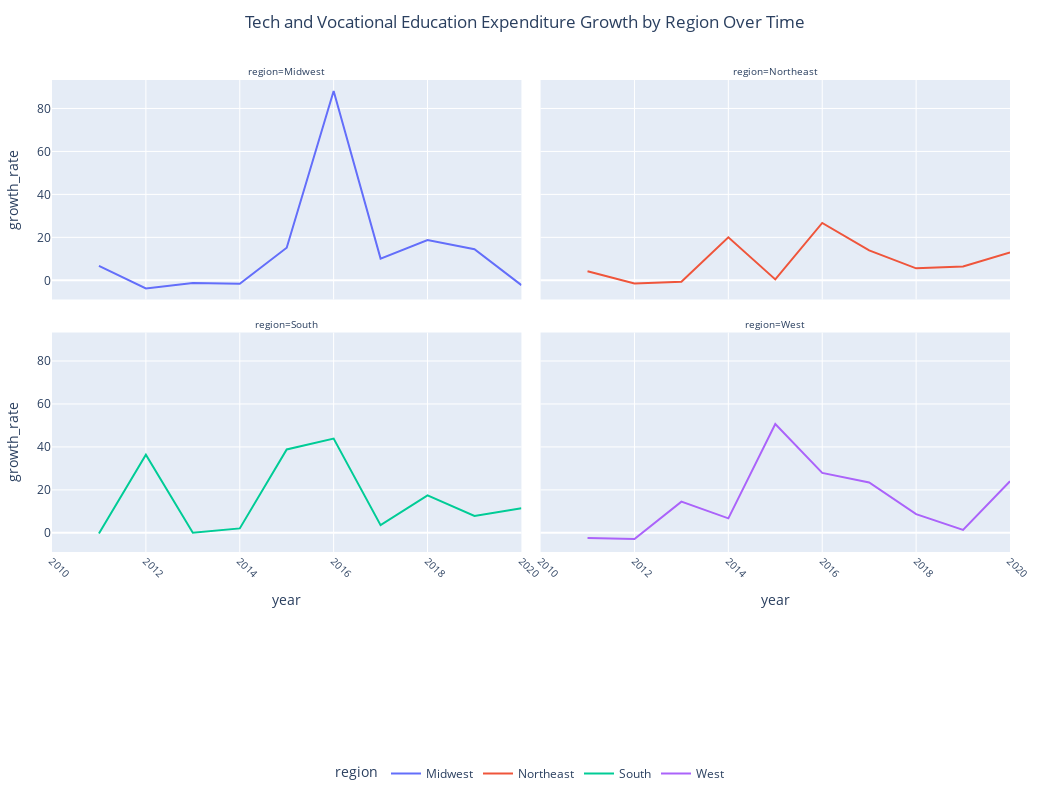

The notebook cell this image was saved under:
### Markdown cell above
#### Notes:

`tech_related_supplies_services` and `tech_related_equipment`
- First introduced in 2015
    - 2015 was also the end of the *No Child Left Behind Act (NCLB)* and the start of the *Every Student Succeeds Act (ESSA)*. This shift in policy could be an indicator of why these additional expenditure titles were introduced. 

**Midwest**
- `teacher_salaries_vocational_education` 
    - Remains quite stable between 2010 and 2020. Hovering close around the $1 Billion line.
    - Remains the leading expense between 2015 and 2017.

- `tech_related_supplies_services`
    - Has a steep climb from 2015 to 2016, after which point, spending becomes more steady, maintaining a consistent growth trend until 2019.
    - 2019 marks the year when spending surpasses `teacher_salaries_vocational_education` in total spending.

- `tech_related_equipment`
    - Has a steep climb from 2015 to 2016, after which point, spending becomes more steady. 
    - Spending increases at a constant rate beginning in 2017 until 2019.
    - 2020 indicates a decline in spending.

### Code cell
regionwise_totals_line = utils.make_line_plot_grid(regionwise_expenditure_totals,
                                                  x= 'year',
                                                  y= 'growth_rate',
                                                  color= 'region',
                                                  facet_col= 'region',
                                                  facet_col_wrap= 2,
                                                  title= 'Tech and Vocational Education Expenditure Growth by Region Over Time'
                                                  )

regionwise_totals_line.update_traces(
    hovertemplate="<br>".join([
        "Year: %{x}",
        "Growth Rate: %{y:.2f}%",
        "Yearly Difference: %{customdata[0]:.2f}"
    ]),
    customdata=regionwise_expenditure_totals[['yearly_difference']].values
)

regionwise_totals_line.show()

### Figure 1 — Plotly figure (JSON) as saved in the notebook; plotly's stock layout.template omitted (floating-point values rounded to 4 significant figures)
{"data": [{"customdata": [[null], [59848000], [-36260000], [-11708000], [-14499000], [135310000], [905298000], [195628000], [398825000], [365514000], [-64726000], [null], [47878000], [-16772000], [-7969000], [231161000], [5957000], [372301000], [246113000], [112457000], [136584000], [294615000], [null], [-4789000], [609163000], [899000], [47502000], [905230000], [1420848000], [167388000], [843723000], [445335000], [698600000], [null], [-13233000], [-15517000], [77565000], [41352000], [330787000], [274622000], [294607000], [135341000], [23673000], [410605000]], "hovertemplate": "Year: %{x}<br>Growth Rate: %{y:.2f}%<br>Yearly Difference: %{customdata[0]:.2f}", "legendgroup": "Midwest", "line": {"color": "#636efa", "dash": "solid"}, "marker": {"symbol": "circle"}, "mode": "lines", "name": "Midwest", "orientation": "v", "showlegend": true, "type": "scatter", "x": [2010, 2011, 2012, 2013, 2014, 2015, 2016, 2017, 2018, 2019, 2020], "xaxis": "x3", "y": [null, 6.691, -3.8, -1.275, -1.6, 15.17, 88.14, 10.12, 18.74, 14.46, -2.238], "yaxis": "y3"}, {"customdata": [[null], [59848000], [-36260000], [-11708000], [-14499000], [135310000], [905298000], [195628000], [398825000], [365514000], [-64726000], [null], [47878000], [-16772000], [-7969000], [231161000], [5957000], [372301000], [246113000], [112457000], [136584000], [294615000], [null], [-4789000], [609163000], [899000], [47502000], [905230000], [1420848000], [167388000], [843723000], [445335000], [698600000], [null], [-13233000], [-15517000], [77565000], [41352000], [330787000], [274622000], [294607000], [135341000], [23673000], [410605000]], "hovertemplate": "Year: %{x}<br>Growth Rate: %{y:.2f}%<br>Yearly Difference: %{customdata[0]:.2f}", "legendgroup": "Northeast", "line": {"color": "#EF553B", "dash": "solid"}, "marker": {"symbol": "circle"}, "mode": "lines", "name": "Northeast", "orientation": "v", "showlegend": true, "type": "scatter", "x": [2010, 2011, 2012, 2013, 2014, 2015, 2016, 2017, 2018, 2019, 2020], "xaxis": "x4", "y": [null, 4.227, -1.421, -0.6847, 20.0, 0.4295, 26.73, 13.94, 5.591, 6.431, 13.03], "yaxis": "y4"}, {"customdata": [[null], [59848000], [-36260000], [-11708000], [-14499000], [135310000], [905298000], [195628000], [398825000], [365514000], [-64726000], [null], [47878000], [-16772000], [-7969000], [231161000], [5957000], [372301000], [246113000], [112457000], [136584000], [294615000], [null], [-4789000], [609163000], [899000], [47502000], [905230000], [1420848000], [167388000], [843723000], [445335000], [698600000], [null], [-13233000], [-15517000], [77565000], [41352000], [330787000], [274622000], [294607000], [135341000], [23673000], [410605000]], "hovertemplate": "Year: %{x}<br>Growth Rate: %{y:.2f}%<br>Yearly Difference: %{customdata[0]:.2f}", "legendgroup": "South", "line": {"color": "#00cc96", "dash": "solid"}, "marker": {"symbol": "circle"}, "mode": "lines", "name": "South", "orientation": "v", "showlegend": true, "type": "scatter", "x": [2010, 2011, 2012, 2013, 2014, 2015, 2016, 2017, 2018, 2019, 2020], "xaxis": "x", "y": [null, -0.2851, 36.36, 0.03935, 2.079, 38.8, 43.88, 3.593, 17.48, 7.854, 11.42], "yaxis": "y"}, {"customdata": [[null], [59848000], [-36260000], [-11708000], [-14499000], [135310000], [905298000], [195628000], [398825000], [365514000], [-64726000], [null], [47878000], [-16772000], [-7969000], [231161000], [5957000], [372301000], [246113000], [112457000], [136584000], [294615000], [null], [-4789000], [609163000], [899000], [47502000], [905230000], [1420848000], [167388000], [843723000], [445335000], [698600000], [null], [-13233000], [-15517000], [77565000], [41352000], [330787000], [274622000], [294607000], [135341000], [23673000], [410605000]], "hovertemplate": "Year: %{x}<br>Growth Rate: %{y:.2f}%<br>Yearly Difference: %{customdata[0]:.2f}", "legendgroup": "West", "line": {"color": "#ab63fa", "dash": "solid"}, "marker": {"symbol": "circle"}, "mode": "lines", "name": "West", "orientation": "v", "showlegend": true, "type": "scatter", "x": [2010, 2011, 2012, 2013, 2014, 2015, 2016, 2017, 2018, 2019, 2020], "xaxis": "x2", "y": [null, -2.353, -2.826, 14.54, 6.766, 50.69, 27.93, 23.42, 8.717, 1.403, 23.99], "yaxis": "y2"}], "layout": {"annotations": [{"font": {"size": 10}, "showarrow": false, "text": "region=South", "x": 0.245, "xanchor": "center", "xref": "paper", "y": 0.465, "yanchor": "bottom", "yref": "paper"}, {"font": {"size": 10}, "showarrow": false, "text": "region=West", "x": 0.755, "xanchor": "center", "xref": "paper", "y": 0.465, "yanchor": "bottom", "yref": "paper"}, {"font": {"size": 10}, "showarrow": false, "text": "region=Midwest", "x": 0.245, "xanchor": "center", "xref": "paper", "y": 1.0, "yanchor": "bottom", "yref": "paper"}, {"font": {"size": 10}, "showarrow": false, "text": "region=Northeast", "x": 0.755, "xanchor": "center", "xref": "paper", "y": 1.0, "yanchor": "bottom", "yref": "paper"}], "height": 800, "hoverlabel": {"bgcolor": "white", "font": {"family": "Calibri", "size": 16}}, "legend": {"orientation": "h", "title": {"text": "region"}, "tracegroupgap": 0, "x": 0.5, "xanchor": "center", "y": -0.5, "yanchor": "bottom"}, "margin": {"b": 200, "l": 40, "r": 40, "t": 80}, "title": {"text": "Tech and Vocational Education Expenditure Growth by Region Over Time", "x": 0.5, "xanchor": "center", "y": 0.98, "yanchor": "top"}, "width": 1050, "xaxis": {"anchor": "y", "domain": [0, 0.49], "tickangle": 45, "tickfont": {"size": 10}, "title": {"text": "year"}}, "xaxis2": {"anchor": "y2", "domain": [0.51, 1], "matches": "x", "tickangle": 45, "tickfont": {"size": 10}, "title": {"text": "year"}}, "xaxis3": {"anchor": "y3", "domain": [0, 0.49], "matches": "x", "showticklabels": false, "tickangle": 45, "tickfont": {"size": 10}}, "xaxis4": {"anchor": "y4", "domain": [0.51, 1], "matches": "x", "showticklabels": false, "tickangle": 45, "tickfont": {"size": 10}}, "yaxis": {"anchor": "x", "domain": [0, 0.465], "title": {"text": "growth_rate"}}, "yaxis2": {"anchor": "x2", "domain": [0, 0.465], "matches": "y", "showticklabels": false}, "yaxis3": {"anchor": "x3", "domain": [0.535, 1.0], "matches": "y", "title": {"text": "growth_rate"}}, "yaxis4": {"anchor": "x4", "domain": [0.535, 1.0], "matches": "y", "showticklabels": false}}}
